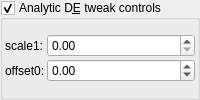
    <widget class="MyGroupBox" name="groupCheck_analyticDE_enabled_false">
     <property name="title">
      <string>Analytic D&amp;E tweak controls</string>
     </property>
     <property name="checkable">
      <bool>true</bool>
     </property>
     <layout class="QVBoxLayout" name="verticalLayout_13" stretch="0">
      <property name="spacing">
       <number>2</number>
      </property>
      <property name="leftMargin">
       <number>2</number>
      </property>
      <property name="topMargin">
       <number>2</number>
      </property>
      <property name="rightMargin">
       <number>2</number>
      </property>
      <property name="bottomMargin">
       <number>2</number>
      </property>
      <item>
       <layout class="QGridLayout" name="gridLayout_5" columnstretch="0,1">
        <property name="spacing">
         <number>2</number>
        </property>
        <item row="0" column="1">
         <widget class="MyDoubleSpinBox" name="spinbox_analyticDE_scale_1">
          <property name="sizePolicy">
           <sizepolicy hsizetype="Minimum" vsizetype="Maximum">
            <horstretch>0</horstretch>
            <verstretch>0</verstretch>
           </sizepolicy>
          </property>
          <property name="prefix">
           <string/>
          </property>
          <property name="suffix">
           <string/>
          </property>
          <property name="decimals">
           <number>2</number>
          </property>
          <property name="minimum">
           <double>0.000000000000000</double>
          </property>
          <property name="maximum">
           <double>99.989999999999995</double>
          </property>
          <property name="singleStep">
           <double>0.100000000000000</double>
          </property>
         </widget>
        </item>
        <item row="1" column="1">
         <widget class="MyDoubleSpinBox" name="spinbox_analyticDE_offset_0">
          <property name="sizePolicy">
           <sizepolicy hsizetype="Minimum" vsizetype="Maximum">
            <horstretch>0</horstretch>
            <verstretch>0</verstretch>
           </sizepolicy>
          </property>
          <property name="prefix">
           <string/>
          </property>
          <property name="suffix">
           <string/>
          </property>
          <property name="decimals">
           <number>2</number>
          </property>
          <property name="minimum">
           <double>-99.989999999999995</double>
          </property>
          <property name="maximum">
           <double>99.989999999999995</double>
          </property>
          <property name="singleStep">
           <double>0.100000000000000</double>
          </property>
         </widget>
        </item>
        <item row="0" column="0">
         <widget class="QLabel" name="label_182">
          <property name="text">
           <string>scale1:</string>
          </property>
         </widget>
        </item>
        <item row="1" column="0">
         <widget class="QLabel" name="label_177">
          <property name="text">
           <string>offset0:</string>
          </property>
         </widget>
        </item>
       </layout>
      </item>
     </layout>
    </widget>
